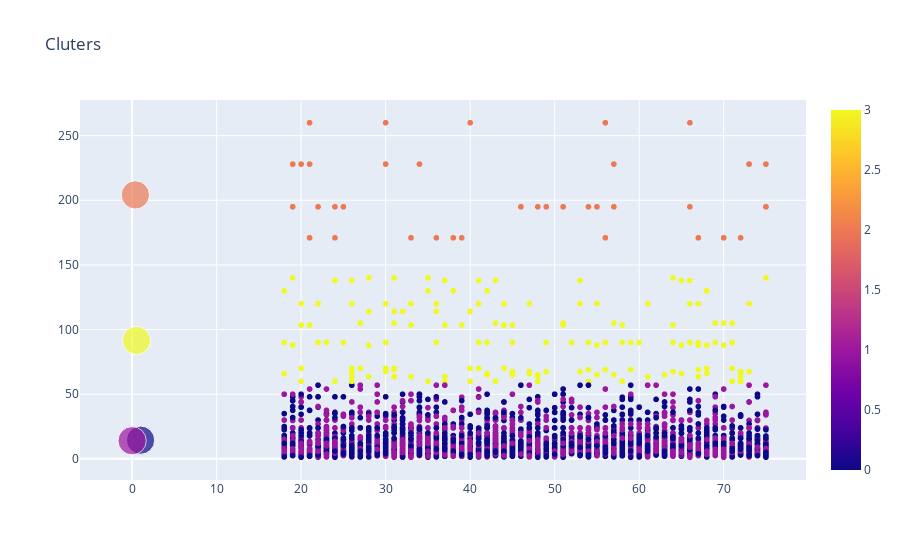

Notebook code cell kept with this figure:
### Code cell
graf = px.scatter(x=dfCompleto_Agrupado['idade'],y=dfCompleto_Agrupado['valor_total_compra'],color=cluster.labels_)
graff2 = px.scatter(x=centroides_caloresReais[:,0],y=centroides_caloresReais[:,1],size=[8,8,8,8],color=range(4))
grafico = go.Figure(data=graf.data+graff2.data)
grafico.update_layout(title_text="Cluters",)

grafico.show()

### Figure 1 — Plotly figure (JSON) as saved in the notebook; plotly's stock layout.template omitted (floating-point values rounded to 4 significant figures; data arrays with more than 128 entries replaced by an {"elided": "..."} marker saying what was removed)
{"data": [{"hovertemplate": "x=%{x}<br>y=%{y}<br>color=%{marker.color}<extra></extra>", "legendgroup": "", "marker": {"color": {"elided": "2990 int values"}, "coloraxis": "coloraxis", "symbol": "circle"}, "mode": "markers", "name": "", "showlegend": false, "type": "scattergl", "x": {"elided": "2990 int values"}, "xaxis": "x", "y": {"elided": "2990 float values"}, "yaxis": "y"}, {"hovertemplate": "x=%{x}<br>y=%{y}<br>size=%{marker.size}<br>color=%{marker.color}<extra></extra>", "legendgroup": "", "marker": {"color": [0, 1, 2, 3], "coloraxis": "coloraxis", "size": [8, 8, 8, 8], "sizemode": "area", "sizeref": 0.02, "symbol": "circle"}, "mode": "markers", "name": "", "orientation": "v", "showlegend": false, "type": "scatter", "x": [1.0, 1.055e-15, 0.3846, 0.5235], "xaxis": "x", "y": [14.48, 14.04, 204.1, 91.57], "yaxis": "y"}], "layout": {"autosize": true, "title": {"text": "Cluters"}, "xaxis": {"autorange": true, "range": [-5.922, 79.67], "type": "linear"}, "yaxis": {"autorange": true, "range": [-28.8, 282.0], "type": "linear"}}}
